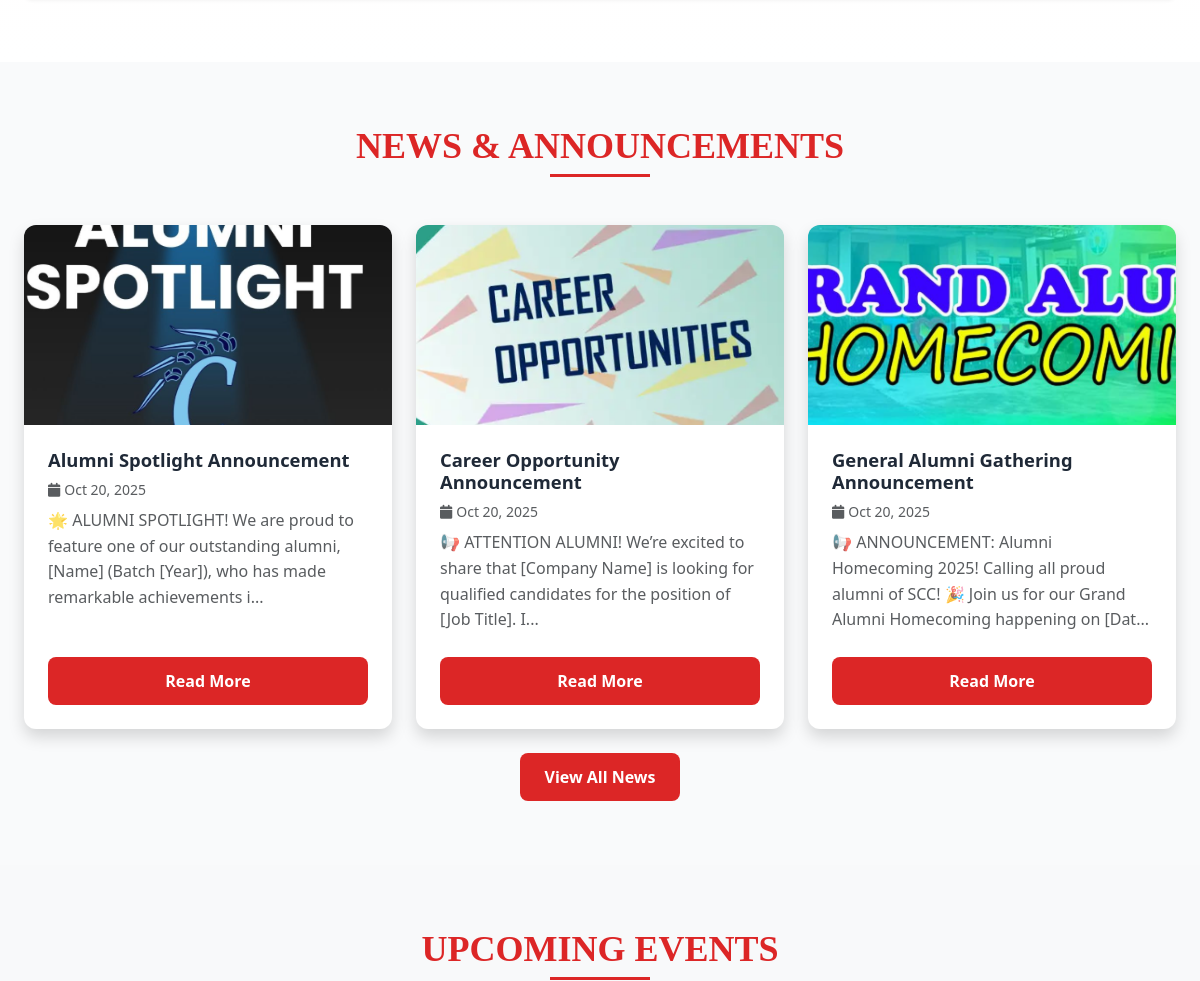
Before: / (middle part) with the older database file.
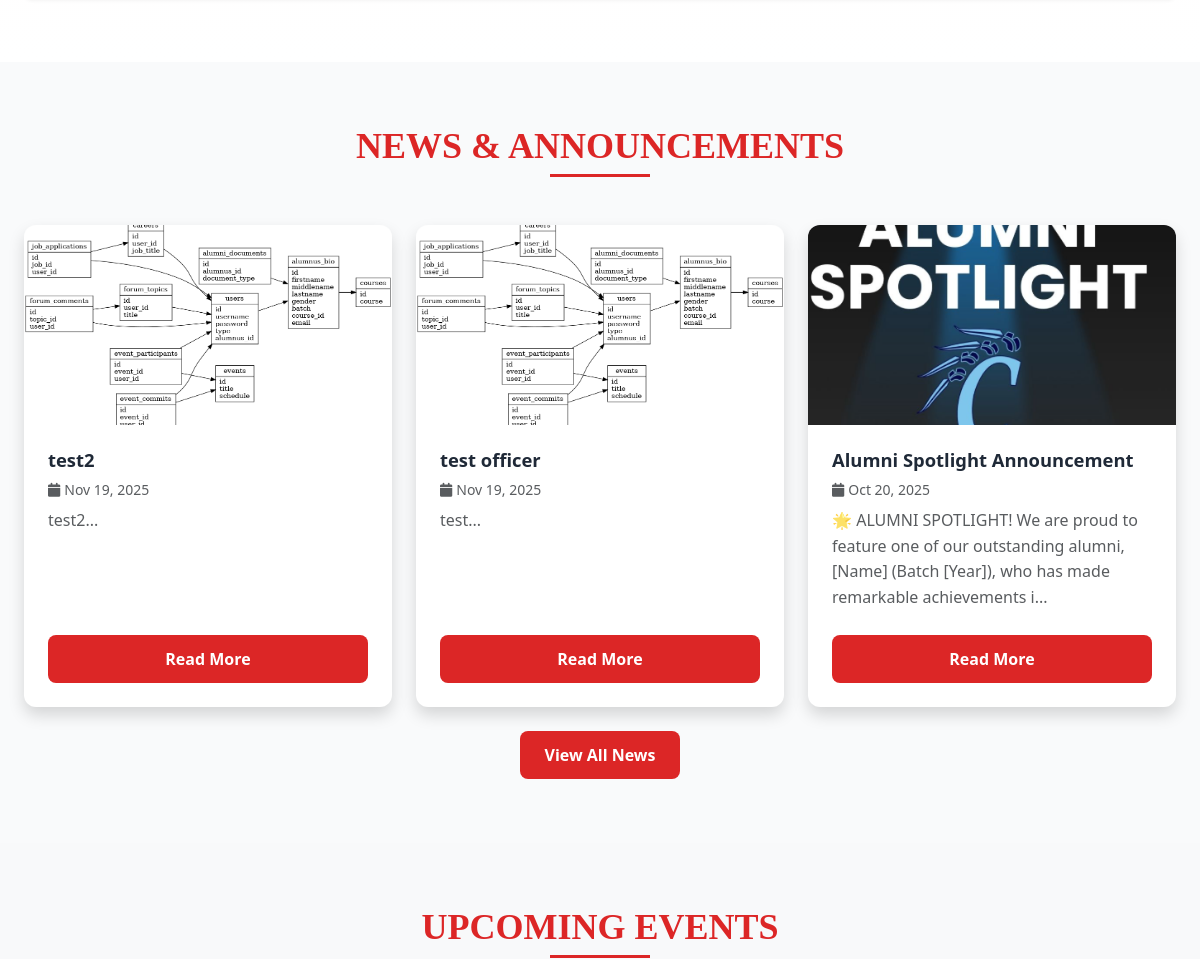
After: the same page with the newer database file.
### tables this page shows
CREATE TABLE `announcements` (
  `id` int(11) NOT NULL,
  `title` varchar(255) NOT NULL DEFAULT '',
  `image` varchar(255) DEFAULT NULL,
  `content` text NOT NULL,
  `date_posted` datetime NOT NULL DEFAULT current_timestamp(),
  `date_created` datetime NOT NULL DEFAULT current_timestamp()
);

### index.php (the view, shortened to what this page needs)
<?php
$pdo = get_pdo();
$announcements = $pdo->query('SELECT * FROM announcements ORDER BY date_created DESC LIMIT 3')->fetchAll();
?>
<!doctype html>
<html lang="en">
<head>
  <link rel="stylesheet" href="https://cdn.jsdelivr.net/npm/bootstrap@5.3.3/dist/css/bootstrap.min.css">
  <link href='https://cdn.jsdelivr.net/npm/fullcalendar@6.1.10/index.global.min.css' rel='stylesheet' />
  <link rel="stylesheet" href="https://cdnjs.cloudflare.com/ajax/libs/font-awesome/6.4.0/css/all.min.css" />
  <script src="https://cdn.tailwindcss.com"></script>
</head>
<body>
  <section id="about" class="about-section py-16">
  </section>
  <section id="news" class="py-16" style="background: #f9fafb;">
    <div class="max-w-7xl mx-auto px-4">
      <div class="text-center mb-12">
        <h2 class="text-4xl font-bold mb-2" style="color:#dc2626; font-family: 'Times New Roman', serif;">NEWS & ANNOUNCEMENTS</h2>
        <div class="mx-auto" style="width: 100px; height: 3px; background: #dc2626;"></div>
      </div>
      <?php if (!empty($announcements)): ?>
      <div class="row g-4">
        <?php foreach ($announcements as $a): ?>
        <div class="col-lg-4 col-md-6">
          <div class="card h-100 border-0 shadow d-flex flex-column" style="border-radius:12px; overflow:hidden;">
            <div style="height:200px; overflow:hidden; background:#f3f4f6;">
              <?php if (!empty($a['image'])): ?>
                <img src="/scratch/uploads/<?= htmlspecialchars($a['image']) ?>" alt="Announcement" class="w-100 h-100" style="object-fit:cover;">
              <?php else: ?>
                <div class="d-flex align-items-center justify-content-center h-100"><i class="fas fa-bullhorn text-muted" style="font-size:3rem;"></i></div>
              <?php endif; ?>
            </div>
            <div class="p-4 d-flex flex-column flex-grow-1">
              <h5 class="fw-bold mb-2" style="color:#1f2937; font-size:1.15rem;"><?= htmlspecialchars($a['title'] ?? 'Announcement') ?></h5>
              <div class="text-muted small mb-2"><i class="fas fa-calendar me-1"></i><?= date('M d, Y', strtotime($a['date_created'])) ?></div>
              <p class="text-muted mb-4" style="line-height:1.6;"><?= htmlspecialchars(substr($a['content'] ?? '', 0, 140)) ?>...</p>
              <button class="btn mt-auto" style="background:#dc2626; color:#fff; border:none; padding:12px; font-weight:600; border-radius:8px;" data-bs-toggle="modal" data-bs-target="#landingAnnouncement<?= (int)$a['id'] ?>">Read More</button>
            </div>
          </div>
        </div>
        <?php endforeach; ?>
      </div>
      <div class="text-center mt-4"><button type="button" class="btn" style="background:#dc2626; color:#fff; border:none; padding:12px 24px; font-weight:600; border-radius:8px;" data-bs-toggle="modal" data-bs-target="#loginModal">View All News</button></div>
      <?php endif; ?>
    </div>
  </section>
  <section id="events" class="py-16" style="background: #f8f9fa;">
    <div class="max-w-7xl mx-auto px-4">
      <div class="text-center mb-12">
        <h2 class="text-4xl font-bold mb-2" style="color:#dc2626; font-family: 'Times New Roman', serif;">UPCOMING EVENTS</h2>
        <div class="mx-auto" style="width: 100px; height: 3px; background: #dc2626;"></div>
      </div>
    </div>
  </section>
</body>
</html>

Changed rows visible on the page:
no longer on this page (row unchanged): announcements: image (picture), title "Career Opportunity Announcement", date_created "Oct 20, 2025", content "📢 ATTENTION ALUMNI! We’re excited to share that [Company Name] is looking for qualified candidates for the position of [Job Title]. I"
no longer on this page (row unchanged): announcements: image (picture), title "General Alumni Gathering Announcement", date_created "Oct 20, 2025", content "📢 ANNOUNCEMENT: Alumni Homecoming 2025! Calling all proud alumni of SCC! 🎉 Join us for our Grand Alumni Homecoming happening on [Dat"
added announcements: image (picture), title "test2", date_created "Nov 19, 2025", content "test2"
added announcements: image (picture), title "test officer", date_created "Nov 19, 2025", content "test"
